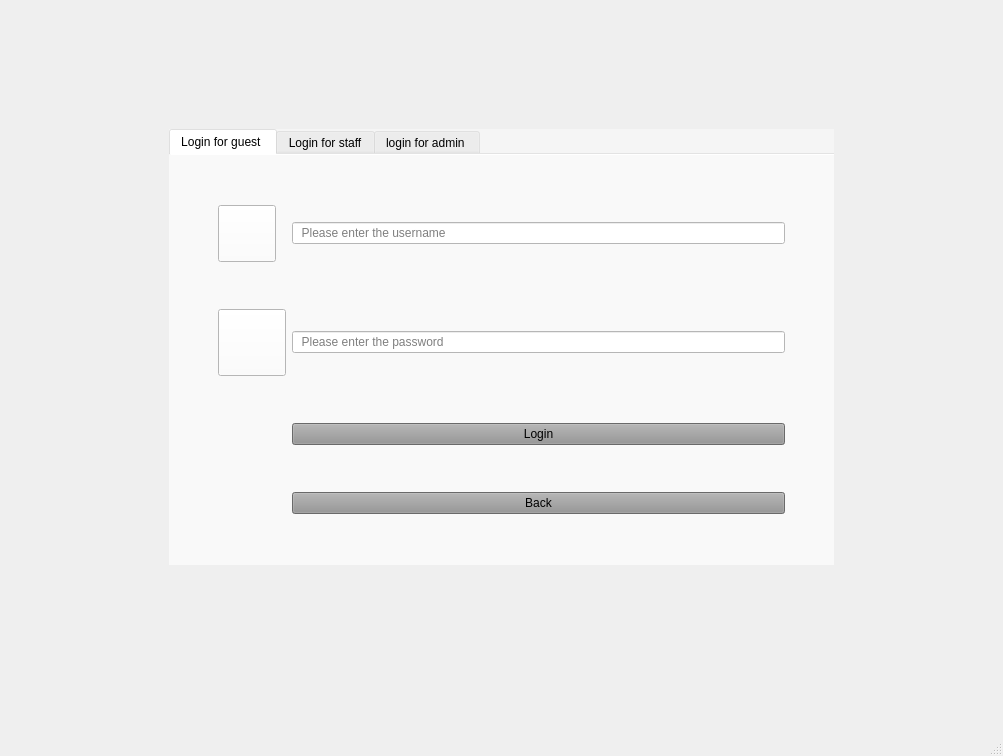
<?xml version="1.0" encoding="UTF-8"?>
<ui version="4.0">
 <class>MainWindow</class>
 <widget class="QMainWindow" name="MainWindow">
  <property name="geometry">
   <rect>
    <x>0</x>
    <y>0</y>
    <width>1003</width>
    <height>756</height>
   </rect>
  </property>
  <property name="windowTitle">
   <string>MainWindow</string>
  </property>
  <property name="styleSheet">
   <string notr="true">#centralwidget



{
border-image: url(:/just.jpg);
}
</string>
  </property>
  <widget class="QWidget" name="centralwidget">
   <layout class="QGridLayout" name="gridLayout">
    <item row="3" column="5">
     <spacer name="horizontalSpacer_14">
      <property name="orientation">
       <enum>Qt::Horizontal</enum>
      </property>
      <property name="sizeHint" stdset="0">
       <size>
        <width>40</width>
        <height>20</height>
       </size>
      </property>
     </spacer>
    </item>
    <item row="2" column="4">
     <spacer name="verticalSpacer_3">
      <property name="orientation">
       <enum>Qt::Vertical</enum>
      </property>
      <property name="sizeType">
       <enum>QSizePolicy::Fixed</enum>
      </property>
      <property name="sizeHint" stdset="0">
       <size>
        <width>20</width>
        <height>40</height>
       </size>
      </property>
     </spacer>
    </item>
    <item row="3" column="4">
     <widget class="QTabWidget" name="tabWidget">
      <property name="enabled">
       <bool>true</bool>
      </property>
      <property name="sizePolicy">
       <sizepolicy hsizetype="Expanding" vsizetype="Expanding">
        <horstretch>2</horstretch>
        <verstretch>0</verstretch>
       </sizepolicy>
      </property>
      <property name="styleSheet">
       <string notr="true">background :rgba(255, 255, 255,0.4);
font: 75 9pt &quot;MS Shell Dlg 2&quot;;</string>
      </property>
      <property name="currentIndex">
       <number>0</number>
      </property>
      <property name="documentMode">
       <bool>true</bool>
      </property>
      <widget class="QWidget" name="tab">
       <attribute name="title">
        <string>Login for guest </string>
       </attribute>
       <layout class="QGridLayout" name="gridLayout_4">
        <item row="0" column="0">
         <spacer name="horizontalSpacer_7">
          <property name="orientation">
           <enum>Qt::Horizontal</enum>
          </property>
          <property name="sizeHint" stdset="0">
           <size>
            <width>40</width>
            <height>20</height>
           </size>
          </property>
         </spacer>
        </item>
        <item row="1" column="1">
         <widget class="QToolButton" name="toolButton_2">
          <property name="enabled">
           <bool>true</bool>
          </property>
          <property name="styleSheet">
           <string notr="true">background:rgb(255, 255, 255);</string>
          </property>
          <property name="text">
           <string/>
          </property>
          <property name="icon">
           <iconset resource="tharwat1.qrc">
            <normaloff>:/pass.png</normaloff>:/pass.png</iconset>
          </property>
          <property name="iconSize">
           <size>
            <width>60</width>
            <height>60</height>
           </size>
          </property>
         </widget>
        </item>
        <item row="0" column="1">
         <widget class="QToolButton" name="toolButton">
          <property name="enabled">
           <bool>true</bool>
          </property>
          <property name="styleSheet">
           <string notr="true">background:rgb(255, 255, 255);</string>
          </property>
          <property name="text">
           <string/>
          </property>
          <property name="icon">
           <iconset resource="tharwat1.qrc">
            <normaloff>:/username.png</normaloff>:/username.png</iconset>
          </property>
          <property name="iconSize">
           <size>
            <width>50</width>
            <height>50</height>
           </size>
          </property>
         </widget>
        </item>
        <item row="0" column="2">
         <widget class="QLineEdit" name="lineEdit">
          <property name="sizePolicy">
           <sizepolicy hsizetype="Expanding" vsizetype="Fixed">
            <horstretch>5</horstretch>
            <verstretch>0</verstretch>
           </sizepolicy>
          </property>
          <property name="styleSheet">
           <string notr="true">background :rgb(255, 255, 255) ;
font: 75 9pt &quot;MS Shell Dlg 2&quot;;</string>
          </property>
          <property name="inputMask">
           <string/>
          </property>
          <property name="text">
           <string/>
          </property>
          <property name="placeholderText">
           <string>  Please enter the username</string>
          </property>
         </widget>
        </item>
        <item row="1" column="2">
         <widget class="QLineEdit" name="lineEdit_2">
          <property name="styleSheet">
           <string notr="true">background : rgb(255, 255, 255) ;
font: 75 9pt &quot;MS Shell Dlg 2&quot;;</string>
          </property>
          <property name="echoMode">
           <enum>QLineEdit::Password</enum>
          </property>
          <property name="placeholderText">
           <string>  Please enter the password  </string>
          </property>
         </widget>
        </item>
        <item row="0" column="3">
         <spacer name="horizontalSpacer_4">
          <property name="orientation">
           <enum>Qt::Horizontal</enum>
          </property>
          <property name="sizeHint" stdset="0">
           <size>
            <width>40</width>
            <height>20</height>
           </size>
          </property>
         </spacer>
        </item>
        <item row="2" column="2">
         <widget class="QPushButton" name="pushButton">
          <property name="styleSheet">
           <string notr="true">font: 75 14pt &quot;MS Shell Dlg 2&quot;;
background:rgb(148, 148, 148)


</string>
          </property>
          <property name="text">
           <string>Login</string>
          </property>
         </widget>
        </item>
        <item row="3" column="2">
         <widget class="QPushButton" name="pushButton_3">
          <property name="styleSheet">
           <string notr="true">font: 75 14pt &quot;MS Shell Dlg 2&quot;;
background:rgb(148, 148, 148)

</string>
          </property>
          <property name="text">
           <string>Back</string>
          </property>
         </widget>
        </item>
       </layout>
      </widget>
      <widget class="QWidget" name="tab_2">
       <attribute name="title">
        <string>Login for staff</string>
       </attribute>
       <layout class="QGridLayout" name="gridLayout_3">
        <item row="1" column="2">
         <widget class="QLineEdit" name="lineEdit_6">
          <property name="styleSheet">
           <string notr="true">background : rgb(255, 255, 255) ;
font: 75 9pt &quot;MS Shell Dlg 2&quot;;</string>
          </property>
          <property name="echoMode">
           <enum>QLineEdit::Password</enum>
          </property>
          <property name="placeholderText">
           <string>  Please enter the password  </string>
          </property>
         </widget>
        </item>
        <item row="0" column="3">
         <spacer name="horizontalSpacer_3">
          <property name="orientation">
           <enum>Qt::Horizontal</enum>
          </property>
          <property name="sizeHint" stdset="0">
           <size>
            <width>40</width>
            <height>20</height>
           </size>
          </property>
         </spacer>
        </item>
        <item row="0" column="1">
         <widget class="QToolButton" name="toolButton_5">
          <property name="enabled">
           <bool>true</bool>
          </property>
          <property name="sizePolicy">
           <sizepolicy hsizetype="Fixed" vsizetype="Fixed">
            <horstretch>0</horstretch>
            <verstretch>0</verstretch>
           </sizepolicy>
          </property>
          <property name="styleSheet">
           <string notr="true">background:rgb(255, 255, 255);</string>
          </property>
          <property name="text">
           <string/>
          </property>
          <property name="icon">
           <iconset resource="tharwat1.qrc">
            <normaloff>:/username.png</normaloff>:/username.png</iconset>
          </property>
          <property name="iconSize">
           <size>
            <width>50</width>
            <height>50</height>
           </size>
          </property>
         </widget>
        </item>
        <item row="3" column="2">
         <widget class="QPushButton" name="pushButton_4">
          <property name="styleSheet">
           <string notr="true">font: 75 14pt &quot;MS Shell Dlg 2&quot;;
background:rgb(148, 148, 148)


</string>
          </property>
          <property name="text">
           <string>Login</string>
          </property>
         </widget>
        </item>
        <item row="0" column="0">
         <spacer name="horizontalSpacer_6">
          <property name="orientation">
           <enum>Qt::Horizontal</enum>
          </property>
          <property name="sizeHint" stdset="0">
           <size>
            <width>40</width>
            <height>20</height>
           </size>
          </property>
         </spacer>
        </item>
        <item row="0" column="2">
         <widget class="QLineEdit" name="lineEdit_5">
          <property name="sizePolicy">
           <sizepolicy hsizetype="Expanding" vsizetype="Fixed">
            <horstretch>5</horstretch>
            <verstretch>0</verstretch>
           </sizepolicy>
          </property>
          <property name="styleSheet">
           <string notr="true">background :rgb(255, 255, 255) ;
font: 75 9pt &quot;MS Shell Dlg 2&quot;;</string>
          </property>
          <property name="inputMask">
           <string/>
          </property>
          <property name="text">
           <string/>
          </property>
          <property name="placeholderText">
           <string>  Please enter the username</string>
          </property>
         </widget>
        </item>
        <item row="1" column="1">
         <widget class="QToolButton" name="toolButton_6">
          <property name="enabled">
           <bool>true</bool>
          </property>
          <property name="styleSheet">
           <string notr="true">background:rgb(255, 255, 255);</string>
          </property>
          <property name="text">
           <string/>
          </property>
          <property name="icon">
           <iconset resource="tharwat1.qrc">
            <normaloff>:/pass.png</normaloff>:/pass.png</iconset>
          </property>
          <property name="iconSize">
           <size>
            <width>60</width>
            <height>60</height>
           </size>
          </property>
         </widget>
        </item>
       </layout>
      </widget>
      <widget class="QWidget" name="tab_3">
       <attribute name="title">
        <string>login for admin </string>
       </attribute>
       <layout class="QGridLayout" name="gridLayout_2">
        <item row="1" column="2">
         <widget class="QLineEdit" name="lineEdit_4">
          <property name="styleSheet">
           <string notr="true">background : rgb(255, 255, 255) ;
font: 75 9pt &quot;MS Shell Dlg 2&quot;;</string>
          </property>
          <property name="echoMode">
           <enum>QLineEdit::Password</enum>
          </property>
          <property name="placeholderText">
           <string>  Please enter the password  </string>
          </property>
         </widget>
        </item>
        <item row="1" column="1">
         <widget class="QToolButton" name="toolButton_4">
          <property name="enabled">
           <bool>true</bool>
          </property>
          <property name="styleSheet">
           <string notr="true">background:rgb(255, 255, 255);</string>
          </property>
          <property name="text">
           <string/>
          </property>
          <property name="icon">
           <iconset resource="tharwat1.qrc">
            <normaloff>:/pass.png</normaloff>:/pass.png</iconset>
          </property>
          <property name="iconSize">
           <size>
            <width>60</width>
            <height>60</height>
           </size>
          </property>
         </widget>
        </item>
        <item row="0" column="1">
         <widget class="QToolButton" name="toolButton_3">
          <property name="enabled">
           <bool>true</bool>
          </property>
          <property name="styleSheet">
           <string notr="true">background:rgb(255, 255, 255);</string>
          </property>
          <property name="text">
           <string/>
          </property>
          <property name="icon">
           <iconset resource="tharwat1.qrc">
            <normaloff>:/username.png</normaloff>:/username.png</iconset>
          </property>
          <property name="iconSize">
           <size>
            <width>50</width>
            <height>50</height>
           </size>
          </property>
         </widget>
        </item>
        <item row="2" column="2">
         <widget class="QPushButton" name="pushButton_2">
          <property name="styleSheet">
           <string notr="true">font: 75 14pt &quot;MS Shell Dlg 2&quot;;
background:rgb(148, 148, 148)


</string>
          </property>
          <property name="text">
           <string>Login</string>
          </property>
         </widget>
        </item>
        <item row="0" column="2">
         <widget class="QLineEdit" name="lineEdit_3">
          <property name="sizePolicy">
           <sizepolicy hsizetype="Expanding" vsizetype="Fixed">
            <horstretch>5</horstretch>
            <verstretch>0</verstretch>
           </sizepolicy>
          </property>
          <property name="styleSheet">
           <string notr="true">background :rgb(255, 255, 255) ;
font: 75 9pt &quot;MS Shell Dlg 2&quot;;</string>
          </property>
          <property name="inputMask">
           <string/>
          </property>
          <property name="text">
           <string/>
          </property>
          <property name="placeholderText">
           <string>  Please enter the username</string>
          </property>
         </widget>
        </item>
        <item row="0" column="3">
         <spacer name="horizontalSpacer_5">
          <property name="orientation">
           <enum>Qt::Horizontal</enum>
          </property>
          <property name="sizeHint" stdset="0">
           <size>
            <width>40</width>
            <height>20</height>
           </size>
          </property>
         </spacer>
        </item>
        <item row="0" column="0">
         <spacer name="horizontalSpacer_8">
          <property name="orientation">
           <enum>Qt::Horizontal</enum>
          </property>
          <property name="sizeHint" stdset="0">
           <size>
            <width>40</width>
            <height>20</height>
           </size>
          </property>
         </spacer>
        </item>
       </layout>
      </widget>
     </widget>
    </item>
    <item row="6" column="4">
     <spacer name="verticalSpacer_5">
      <property name="orientation">
       <enum>Qt::Vertical</enum>
      </property>
      <property name="sizeType">
       <enum>QSizePolicy::Fixed</enum>
      </property>
      <property name="sizeHint" stdset="0">
       <size>
        <width>20</width>
        <height>40</height>
       </size>
      </property>
     </spacer>
    </item>
    <item row="3" column="2">
     <spacer name="horizontalSpacer_9">
      <property name="orientation">
       <enum>Qt::Horizontal</enum>
      </property>
      <property name="sizeHint" stdset="0">
       <size>
        <width>40</width>
        <height>20</height>
       </size>
      </property>
     </spacer>
    </item>
    <item row="3" column="0">
     <spacer name="horizontalSpacer">
      <property name="orientation">
       <enum>Qt::Horizontal</enum>
      </property>
      <property name="sizeType">
       <enum>QSizePolicy::Fixed</enum>
      </property>
      <property name="sizeHint" stdset="0">
       <size>
        <width>40</width>
        <height>20</height>
       </size>
      </property>
     </spacer>
    </item>
    <item row="3" column="1">
     <spacer name="horizontalSpacer_2">
      <property name="orientation">
       <enum>Qt::Horizontal</enum>
      </property>
      <property name="sizeHint" stdset="0">
       <size>
        <width>40</width>
        <height>20</height>
       </size>
      </property>
     </spacer>
    </item>
    <item row="7" column="4">
     <spacer name="verticalSpacer_4">
      <property name="orientation">
       <enum>Qt::Vertical</enum>
      </property>
      <property name="sizeType">
       <enum>QSizePolicy::Fixed</enum>
      </property>
      <property name="sizeHint" stdset="0">
       <size>
        <width>20</width>
        <height>40</height>
       </size>
      </property>
     </spacer>
    </item>
    <item row="3" column="3">
     <spacer name="horizontalSpacer_13">
      <property name="orientation">
       <enum>Qt::Horizontal</enum>
      </property>
      <property name="sizeHint" stdset="0">
       <size>
        <width>40</width>
        <height>20</height>
       </size>
      </property>
     </spacer>
    </item>
    <item row="1" column="4">
     <spacer name="verticalSpacer_2">
      <property name="orientation">
       <enum>Qt::Vertical</enum>
      </property>
      <property name="sizeType">
       <enum>QSizePolicy::Fixed</enum>
      </property>
      <property name="sizeHint" stdset="0">
       <size>
        <width>20</width>
        <height>40</height>
       </size>
      </property>
     </spacer>
    </item>
    <item row="3" column="8">
     <spacer name="horizontalSpacer_10">
      <property name="orientation">
       <enum>Qt::Horizontal</enum>
      </property>
      <property name="sizeHint" stdset="0">
       <size>
        <width>40</width>
        <height>20</height>
       </size>
      </property>
     </spacer>
    </item>
    <item row="3" column="7">
     <spacer name="horizontalSpacer_11">
      <property name="orientation">
       <enum>Qt::Horizontal</enum>
      </property>
      <property name="sizeHint" stdset="0">
       <size>
        <width>40</width>
        <height>20</height>
       </size>
      </property>
     </spacer>
    </item>
    <item row="5" column="4">
     <spacer name="verticalSpacer_6">
      <property name="orientation">
       <enum>Qt::Vertical</enum>
      </property>
      <property name="sizeType">
       <enum>QSizePolicy::Fixed</enum>
      </property>
      <property name="sizeHint" stdset="0">
       <size>
        <width>20</width>
        <height>40</height>
       </size>
      </property>
     </spacer>
    </item>
    <item row="3" column="6">
     <spacer name="horizontalSpacer_12">
      <property name="orientation">
       <enum>Qt::Horizontal</enum>
      </property>
      <property name="sizeHint" stdset="0">
       <size>
        <width>40</width>
        <height>20</height>
       </size>
      </property>
     </spacer>
    </item>
    <item row="0" column="4">
     <spacer name="verticalSpacer">
      <property name="orientation">
       <enum>Qt::Vertical</enum>
      </property>
      <property name="sizeType">
       <enum>QSizePolicy::Fixed</enum>
      </property>
      <property name="sizeHint" stdset="0">
       <size>
        <width>20</width>
        <height>40</height>
       </size>
      </property>
     </spacer>
    </item>
    <item row="4" column="4">
     <spacer name="verticalSpacer_7">
      <property name="orientation">
       <enum>Qt::Vertical</enum>
      </property>
      <property name="sizeType">
       <enum>QSizePolicy::Fixed</enum>
      </property>
      <property name="sizeHint" stdset="0">
       <size>
        <width>20</width>
        <height>40</height>
       </size>
      </property>
     </spacer>
    </item>
   </layout>
  </widget>
  <widget class="QMenuBar" name="menubar">
   <property name="geometry">
    <rect>
     <x>0</x>
     <y>0</y>
     <width>1003</width>
     <height>20</height>
    </rect>
   </property>
  </widget>
  <widget class="QStatusBar" name="statusbar"/>
 </widget>
 <resources>
  <include location="tharwat1.qrc"/>
 </resources>
 <connections/>
</ui>
